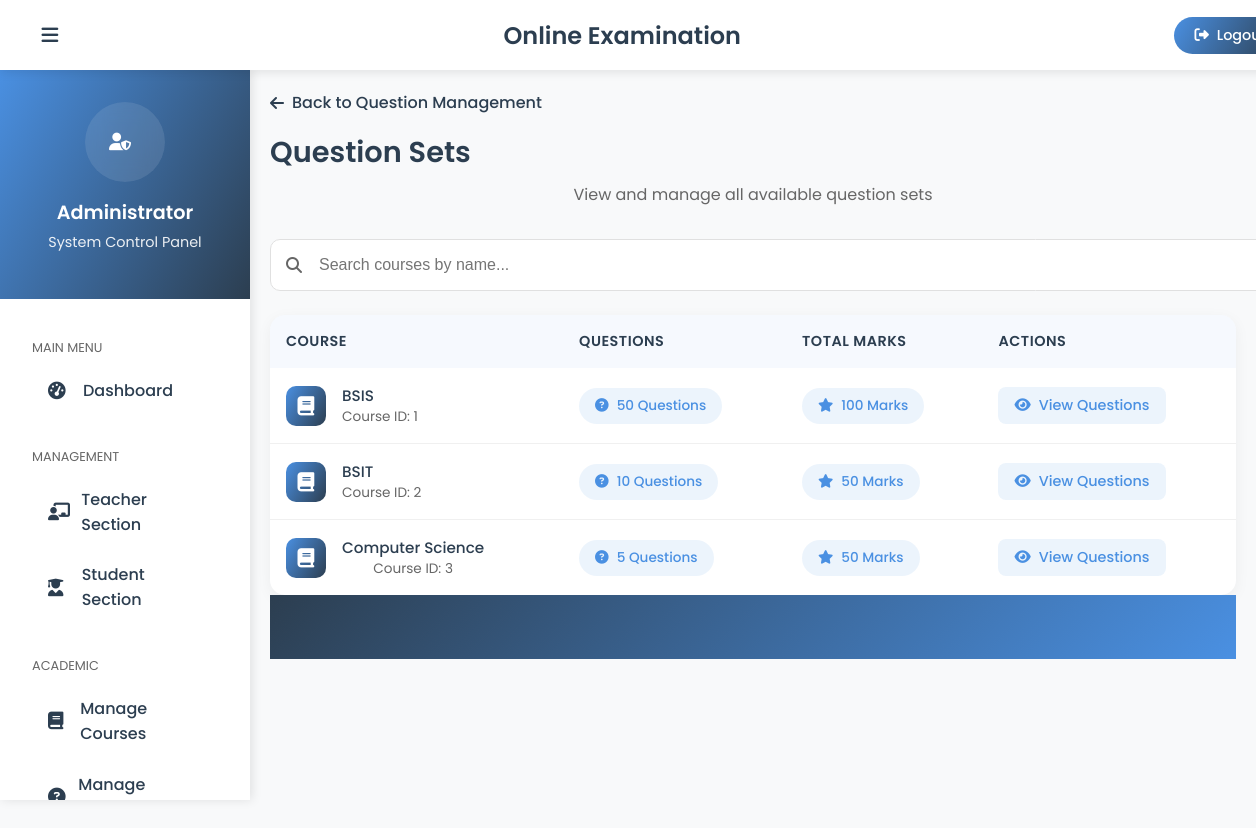
Page /admin-view-question (signed in) on the committed database.
### exam/models.py (models this page shows, shortened)
class Course(models.Model):
   course_name = models.CharField(max_length=50)
   question_number = models.PositiveIntegerField()  # Total number of questions in the course
   total_marks = models.PositiveIntegerField()

### exam/views.py (the view)
# urls.py: path('admin-view-question', views.admin_view_question_view,name='admin-view-question'),
@login_required(login_url='adminlogin')
def admin_view_question_view(request):
    courses= models.Course.objects.all()
    return render(request,'exam/admin_view_question.html',{'courses':courses})

### templates/exam/admin_view_question.html (shortened to what this page needs)
{% extends 'exam/adminbase.html' %}
{% block content %}
<a href="admin-question" class="back-link">
  <i class="fas fa-arrow-left"></i>
  Back to Question Management
</a>
<div class="page-header">
  <h1 class="page-title">Question Sets</h1>
  <p class="page-subtitle">View and manage all available question sets</p>
</div>
<div class="search-bar">
  <i class="fas fa-search search-icon"></i>
  <input type="text" class="search-input" placeholder="Search courses by name..." id="courseSearch">
</div>
<div class="question-list">
  <table>
    <thead>
      <tr>
        <th>Course</th>
        <th>Questions</th>
        <th>Total Marks</th>
        <th>Actions</th>
      </tr>
    </thead>
    <tbody>
      {% if courses %}
        {% for c in courses %}
        <tr>
          <td>
            <div class="course-info">
              <div class="course-icon">
                <i class="fas fa-book"></i>
              </div>
              <div>
                <h4 class="course-name">{{c.course_name}}</h4>
                <p class="course-meta">Course ID: {{c.id}}</p>
              </div>
            </div>
          </td>
          <td>
            <span class="stats-badge">
              <i class="fas fa-question-circle"></i>
              {{c.question_number}} Questions
            </span>
          </td>
          <td>
            <span class="stats-badge">
              <i class="fas fa-star"></i>
              {{c.total_marks}} Marks
            </span>
          </td>
          <td>
            <a href="{% url 'view-question' c.id %}" class="action-btn btn-view">
              <i class="fas fa-eye"></i>
              View Questions
            </a>
          </td>
        </tr>
        {% endfor %}
      {% endif %}
    </tbody>
  </table>
</div>
{% endblock content %}

### templates/exam/adminbase.html (style rules this page uses)
:root { --primary-color: #4a90e2; --primary-rgb: 74, 144, 226; --secondary-color: #2c3e50; --accent-color: #e74c3c; --success-color: #2ecc71; --warning-color: #f1c40f; --text-color: #333; --light-bg: #f8f9fa; }
body { margin: 0; padding: 0; font-family: 'Poppins', sans-serif; background-color: var(--light-bg); }

### templates/exam/admin_view_question.html (style rules this page uses)
.question-list { background: white; border-radius: 15px; box-shadow: 0 4px 15px rgba(0, 0, 0, 0.05); overflow: hidden; }
.page-header { margin-bottom: 2rem; }
.page-title { font-size: 1.8rem; font-weight: 600; color: var(--secondary-color); margin: 0 0 0.5rem; }
.page-subtitle { font-size: 1rem; color: #666; margin: 0; }
.search-bar { margin-bottom: 1.5rem; position: relative; }
.search-input { width: 100%; padding: 1rem 1rem 1rem 3rem; border: 1px solid #e0e0e0; border-radius: 10px; font-size: 1rem; transition: all 0.3s ease; }
.search-icon { position: absolute; left: 1rem; top: 50%; transform: translateY(-50%); color: #666; }
table { width: 100%; border-collapse: separate; border-spacing: 0; }
th { background: rgba(var(--primary-rgb), 0.05); color: var(--secondary-color); font-weight: 600; text-align: left; padding: 1rem; font-size: 0.9rem; text-transform: uppercase; letter-spacing: 0.5px; }
td { padding: 1rem; border-bottom: 1px solid #f0f0f0; color: #444; font-size: 0.95rem; }
tr:last-child td { border-bottom: none; }
.course-info { display: flex; align-items: center; gap: 1rem; }
.course-icon { width: 40px; height: 40px; border-radius: 10px; background: linear-gradient(120deg, var(--primary-color), var(--secondary-color)); display: flex; align-items: center; justify-content: center; color: white; font-size: 1.2rem; }
.course-name { font-weight: 500; color: var(--secondary-color); margin: 0; }
.course-meta { font-size: 0.85rem; color: #666; margin: 0; }
.stats-badge { display: inline-flex; align-items: center; gap: 0.5rem; padding: 0.5rem 1rem; border-radius: 50px; font-size: 0.85rem; font-weight: 500; background: rgba(var(--primary-rgb), 0.1); color: var(--primary-color); }
.action-btn { padding: 0.5rem 1rem; border-radius: 8px; font-size: 0.9rem; font-weight: 500; text-decoration: none; transition: all 0.3s ease; display: inline-flex; align-items: center; gap: 0.5rem; }
.btn-view { background: rgba(var(--primary-rgb), 0.1); color: var(--primary-color); }
.back-link { display: inline-flex; align-items: center; gap: 0.5rem; color: var(--secondary-color); text-decoration: none; font-weight: 500; margin-bottom: 1rem; transition: all 0.3s ease; }

### templates/exam/footer.html (style rules this page uses)
p { text-align: center; }

### rows in the picture
Course: course_name "BSIS", id "1", question_number "50", total_marks "100"
Course: course_name "BSIT", id "2", question_number "10", total_marks "50"
Course: course_name "Computer Science", id "3", question_number "5", total_marks "50"
